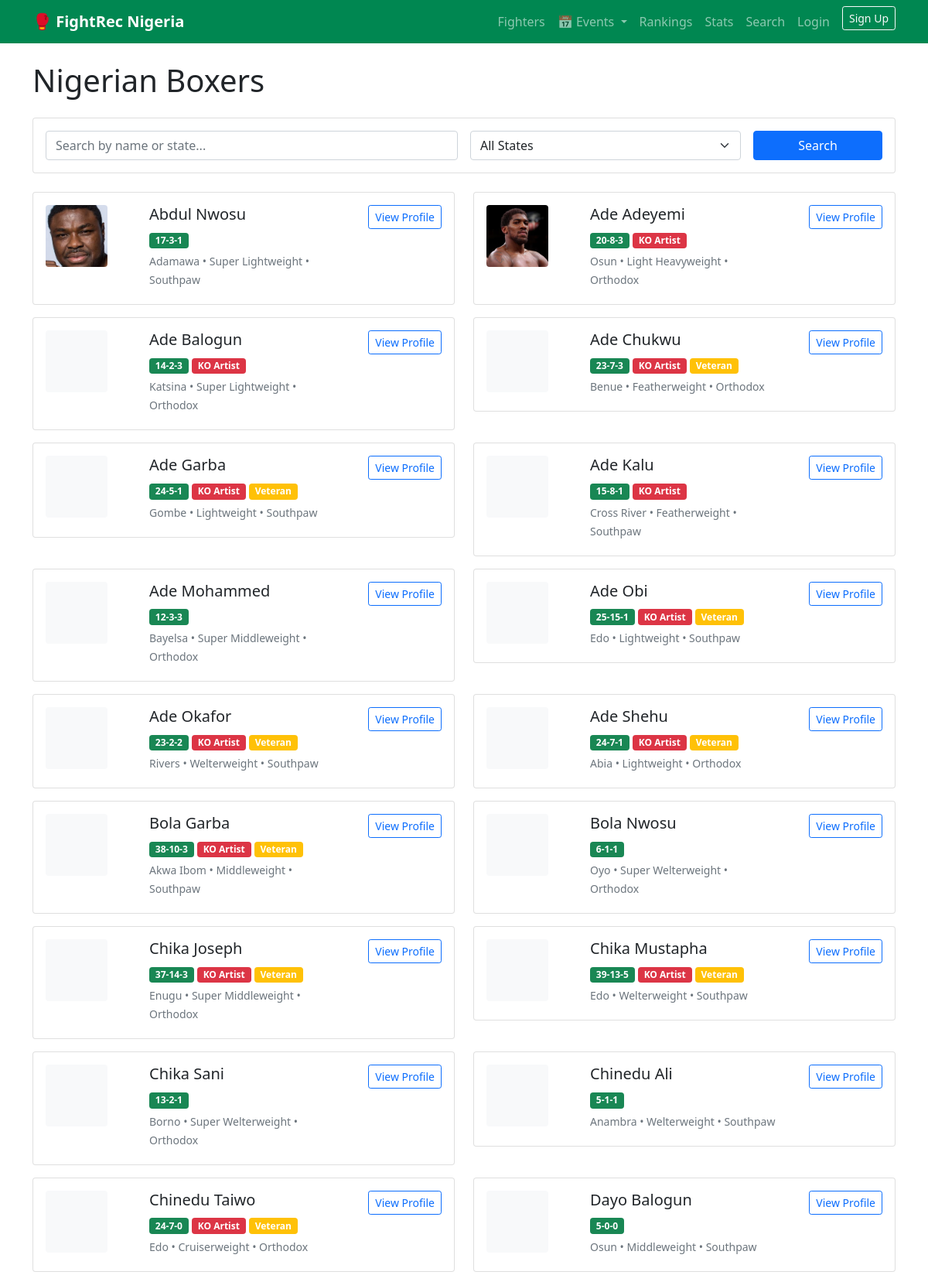
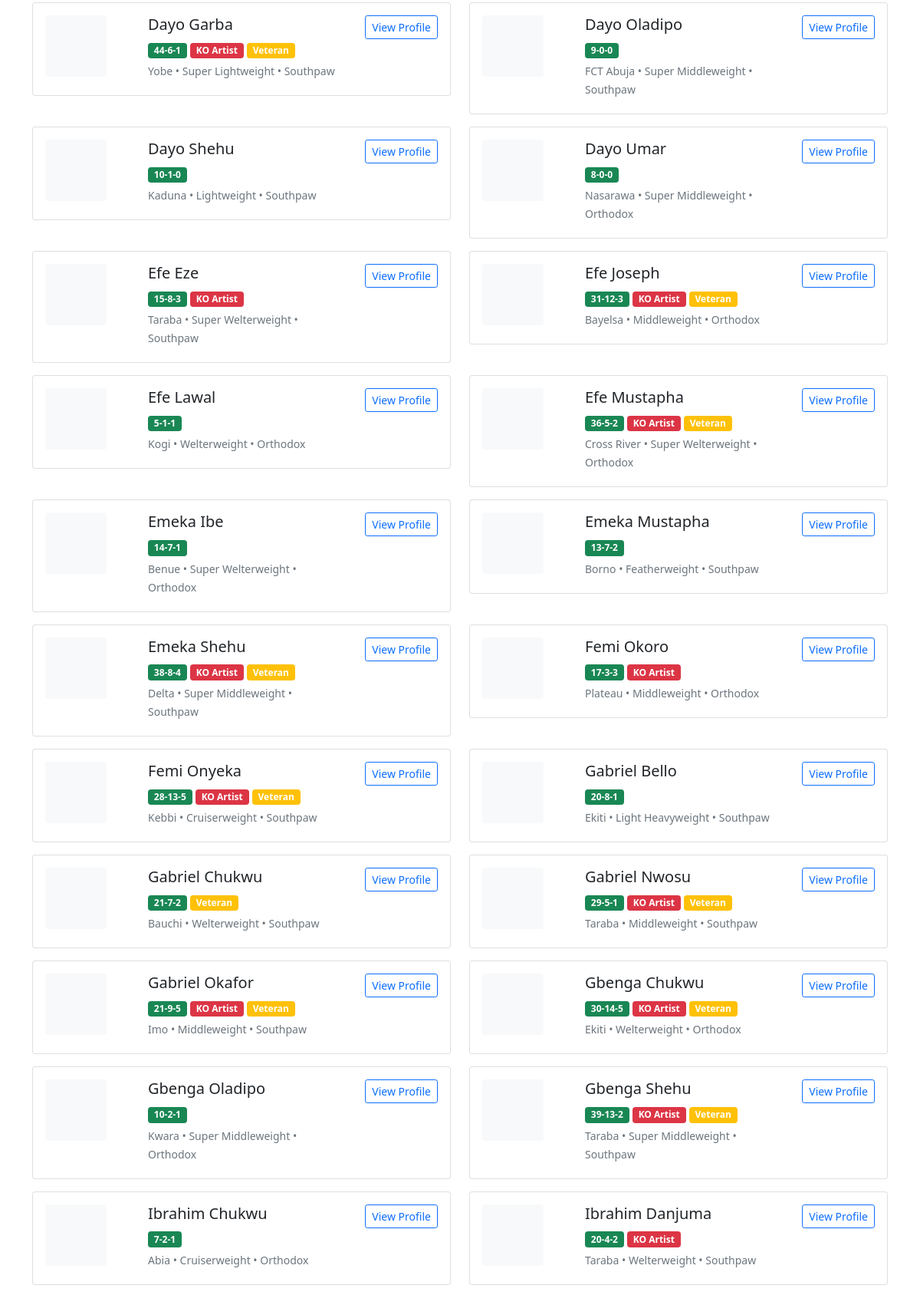
The app's page /fighters/ (upper part) with its own data (2 pictures, top to bottom).
### fighters/models.py (models this page shows, shortened)
class Fighter(models.Model):
    STANCE_CHOICES = [
        ('Orthodox', 'Orthodox'),
        ('Southpaw', 'Southpaw'),
    ]
    name = models.CharField(max_length=100)
    birth_date = models.DateField(null=True, blank=True)
    state_of_origin = models.CharField(max_length=50)
    nationality = models.CharField(max_length=50, default='Nigerian')
    height = models.DecimalField(max_digits=5, decimal_places=2, null=True, blank=True, help_text="Height in cm")
    reach = models.DecimalField(max_digits=5, decimal_places=2, null=True, blank=True, help_text="Reach in cm")
    stance = models.CharField(max_length=10, choices=STANCE_CHOICES)
    total_wins = models.IntegerField(default=0)
    total_losses = models.IntegerField(default=0)
    total_draws = models.IntegerField(default=0)
    kos = models.IntegerField(default=0, help_text="Knockout wins")
    biography = models.TextField(blank=True, help_text="Fighter biography and career highlights")
    photo = models.ImageField(upload_to='fighters/photos/', null=True, blank=True, help_text="Fighter profile photo")
    weight_class = models.ForeignKey(WeightClass, on_delete=models.SET_NULL, null=True, blank=True)
    created_at = models.DateTimeField(auto_now_add=True)
    updated_at = models.DateTimeField(auto_now=True)
    @property
    def record(self):
        return f"{self.total_wins}-{self.total_losses}-{self.total_draws}"
    class Meta:
        ordering = ['name']

class WeightClass(models.Model):
    name = models.CharField(max_length=50)
    weight_limit = models.DecimalField(max_digits=6, decimal_places=2)

### fighters/views.py (the view)
# urls.py: path('fighters/', views.fighter_list, name='fighter_list'),
def fighter_list(request):
    fighters = Fighter.objects.all().order_by('name')
    query = request.GET.get('q')
    state = request.GET.get('state')
    weight_class_id = request.GET.get('weight_class')
    stance = request.GET.get('stance')
    min_wins = request.GET.get('min_wins')
    max_losses = request.GET.get('max_losses')
    if query:
        fighters = fighters.filter(
            Q(name__icontains=query) |
            Q(state_of_origin__icontains=query) |
            Q(biography__icontains=query)
        )
    if state:
        fighters = fighters.filter(state_of_origin__icontains=state)
    if weight_class_id:
        fighters = fighters.filter(weight_class_id=weight_class_id)
    if stance:
        fighters = fighters.filter(stance=stance)
    if min_wins:
        fighters = fighters.filter(total_wins__gte=int(min_wins))
    if max_losses:
        fighters = fighters.filter(total_losses__lte=int(max_losses))
    states = Fighter.objects.values_list('state_of_origin', flat=True).distinct()
    weight_classes = WeightClass.objects.all()
    context = {
        'fighters': fighters,
        'states': states,
        'weight_classes': weight_classes,
        'total_fighters': Fighter.objects.count(),
        'search_query': query or '',
        'selected_state': state or '',
    }
    if any([query, state, weight_class_id, stance, min_wins, max_losses]):
        return render(request, 'fighters/search.html', context)
    return render(request, 'fighters/fighter_list.html', context)

### fighters/templates/fighters/fighter_list.html (shortened to what this page needs)
{% extends 'fighters/base.html' %}
{% block content %}
<h1 class="mb-4">Nigerian Boxers</h1>
<div class="card mb-4">
    <div class="card-body">
        <form method="get" class="row g-3">
            <div class="col-md-6">
                <input type="text" name="q" class="form-control" placeholder="Search by name or state..." value="{{ search_query }}">
            </div>
            <div class="col-md-4">
                <select name="state" class="form-select">
                    <option value="">All States</option>
                </select>
            </div>
            <div class="col-md-2">
                <button type="submit" class="btn btn-primary w-100">Search</button>
            </div>
        </form>
    </div>
</div>
<div class="row">
    {% for fighter in fighters %}
    <div class="col-lg-6 mb-3">
        <div class="card fighter-card">
    <div class="card-body">
        <div class="row">
            <div class="col-3">
                {% if fighter.photo %}
                <img src="{{ fighter.photo.url }}" alt="{{ fighter.name }}" class="img-fluid rounded" style="height: 80px; width: 80px; object-fit: cover;">
                {% else %}
                <div class="bg-light rounded d-flex align-items-center justify-content-center" style="height: 80px; width: 80px;">
                </div>
                {% endif %}
            </div>
            <div class="col-6">
                <h5 class="card-title">{{ fighter.name }}</h5>
                <p class="card-text mb-1">
                    <span class="badge bg-success">{{ fighter.record }}</span>
                    {% if fighter.kos > 10 %}<span class="badge bg-danger">KO Artist</span>{% endif %}
                    {% if fighter.total_wins > 20 %}<span class="badge bg-warning">Veteran</span>{% endif %}
                </p>
                <p class="card-text text-muted mb-1">
                    <small>
                        {{ fighter.state_of_origin }}
                        {% if fighter.weight_class %}• {{ fighter.weight_class.name }}{% endif %}
                        • {{ fighter.stance }}
                    </small>
                </p>
            </div>
            <div class="col-3 text-end">
                <a href="{% url 'fighter_detail' fighter.id %}" class="btn btn-sm btn-outline-primary">View Profile</a>
            </div>
        </div>
    </div>
</div>
    </div>
    {% endfor %}
</div>
{% endblock %}

### fighters/templates/fighters/base.html (style rules this page uses)
.fighter-card { transition: transform 0.2s; }

### records on screen
Fighter: photo (picture), name "Abdul Nwosu", record "17-3-1", state_of_origin "Adamawa", weight_class.name "Super Lightweight", stance "Southpaw"
Fighter: photo (picture), name "Ade Adeyemi", record "20-8-3", kos "KO Artist", state_of_origin "Osun", weight_class.name "Light Heavyweight", stance "Orthodox"
Fighter: name "Ade Balogun", record "14-2-3", kos "KO Artist", state_of_origin "Katsina", weight_class.name "Super Lightweight", stance "Orthodox"
Fighter: name "Ade Chukwu", record "23-7-3", kos "KO Artist", shows "Veteran", state_of_origin "Benue", weight_class.name "Featherweight", stance "Orthodox"
Fighter: name "Ade Garba", record "24-5-1", kos "KO Artist", shows "Veteran", state_of_origin "Gombe", weight_class.name "Lightweight", stance "Southpaw"
Fighter: name "Ade Kalu", record "15-8-1", kos "KO Artist", state_of_origin "Cross River", weight_class.name "Featherweight", stance "Southpaw"
Fighter: name "Ade Mohammed", record "12-3-3", state_of_origin "Bayelsa", weight_class.name "Super Middleweight", stance "Orthodox"
Fighter: name "Ade Obi", record "25-15-1", kos "KO Artist", shows "Veteran", state_of_origin "Edo", weight_class.name "Lightweight", stance "Southpaw"
Fighter: name "Ade Okafor", record "23-2-2", kos "KO Artist", shows "Veteran", state_of_origin "Rivers", weight_class.name "Welterweight", stance "Southpaw"
Fighter: name "Ade Shehu", record "24-7-1", kos "KO Artist", shows "Veteran", state_of_origin "Abia", weight_class.name "Lightweight", stance "Orthodox"
Fighter: name "Bola Garba", record "38-10-3", kos "KO Artist", shows "Veteran", state_of_origin "Akwa Ibom", weight_class.name "Middleweight", stance "Southpaw"
Fighter: name "Bola Nwosu", record "6-1-1", state_of_origin "Oyo", weight_class.name "Super Welterweight", stance "Orthodox"
Fighter: name "Chika Joseph", record "37-14-3", kos "KO Artist", shows "Veteran", state_of_origin "Enugu", weight_class.name "Super Middleweight", stance "Orthodox"
Fighter: name "Chika Mustapha", record "39-13-5", kos "KO Artist", shows "Veteran", state_of_origin "Edo", weight_class.name "Welterweight", stance "Southpaw"
Fighter: name "Chika Sani", record "13-2-1", state_of_origin "Borno", weight_class.name "Super Welterweight", stance "Orthodox"
Fighter: name "Chinedu Ali", record "5-1-1", state_of_origin "Anambra", weight_class.name "Welterweight", stance "Southpaw"
Fighter: name "Chinedu Taiwo", record "24-7-0", kos "KO Artist", shows "Veteran", state_of_origin "Edo", weight_class.name "Cruiserweight", stance "Orthodox"
Fighter: name "Dayo Balogun", record "5-0-0", state_of_origin "Osun", weight_class.name "Middleweight", stance "Southpaw"
Fighter: name "Dayo Garba", record "44-6-1", kos "KO Artist", shows "Veteran", state_of_origin "Yobe", weight_class.name "Super Lightweight", stance "Southpaw"
Fighter: name "Dayo Oladipo", record "9-0-0", state_of_origin "FCT Abuja", weight_class.name "Super Middleweight", stance "Southpaw"
Fighter: name "Dayo Shehu", record "10-1-0", state_of_origin "Kaduna", weight_class.name "Lightweight", stance "Southpaw"
Fighter: name "Dayo Umar", record "8-0-0", state_of_origin "Nasarawa", weight_class.name "Super Middleweight", stance "Orthodox"
Fighter: name "Efe Eze", record "15-8-3", kos "KO Artist", state_of_origin "Taraba", weight_class.name "Super Welterweight", stance "Southpaw"
Fighter: name "Efe Joseph", record "31-12-3", kos "KO Artist", shows "Veteran", state_of_origin "Bayelsa", weight_class.name "Middleweight", stance "Orthodox"
Fighter: name "Efe Lawal", record "5-1-1", state_of_origin "Kogi", weight_class.name "Welterweight", stance "Orthodox"
Fighter: name "Efe Mustapha", record "36-5-2", kos "KO Artist", shows "Veteran", state_of_origin "Cross River", weight_class.name "Super Welterweight", stance "Orthodox"
Fighter: name "Emeka Ibe", record "14-7-1", state_of_origin "Benue", weight_class.name "Super Welterweight", stance "Orthodox"
Fighter: name "Emeka Mustapha", record "13-7-2", state_of_origin "Borno", weight_class.name "Featherweight", stance "Southpaw"
Fighter: name "Emeka Shehu", record "38-8-4", kos "KO Artist", shows "Veteran", state_of_origin "Delta", weight_class.name "Super Middleweight", stance "Southpaw"
Fighter: name "Femi Okoro", record "17-3-3", kos "KO Artist", state_of_origin "Plateau", weight_class.name "Middleweight", stance "Orthodox"
Fighter: name "Femi Onyeka", record "28-13-5", kos "KO Artist", shows "Veteran", state_of_origin "Kebbi", weight_class.name "Cruiserweight", stance "Southpaw"
Fighter: name "Gabriel Bello", record "20-8-1", state_of_origin "Ekiti", weight_class.name "Light Heavyweight", stance "Southpaw"
Fighter: name "Gabriel Chukwu", record "21-7-2", shows "Veteran", state_of_origin "Bauchi", weight_class.name "Welterweight", stance "Southpaw"
Fighter: name "Gabriel Nwosu", record "29-5-1", kos "KO Artist", shows "Veteran", state_of_origin "Taraba", weight_class.name "Middleweight", stance "Southpaw"
Fighter: name "Gabriel Okafor", record "21-9-5", kos "KO Artist", shows "Veteran", state_of_origin "Imo", weight_class.name "Middleweight", stance "Southpaw"
Fighter: name "Gbenga Chukwu", record "30-14-5", kos "KO Artist", shows "Veteran", state_of_origin "Ekiti", weight_class.name "Welterweight", stance "Orthodox"
Fighter: name "Gbenga Oladipo", record "10-2-1", state_of_origin "Kwara", weight_class.name "Super Middleweight", stance "Orthodox"
Fighter: name "Gbenga Shehu", record "39-13-2", kos "KO Artist", shows "Veteran", state_of_origin "Taraba", weight_class.name "Super Middleweight", stance "Southpaw"
Fighter: name "Ibrahim Chukwu", record "7-2-1", state_of_origin "Abia", weight_class.name "Cruiserweight", stance "Orthodox"
Fighter: name "Ibrahim Danjuma", record "20-4-2", kos "KO Artist", state_of_origin "Taraba", weight_class.name "Welterweight", stance "Southpaw"
